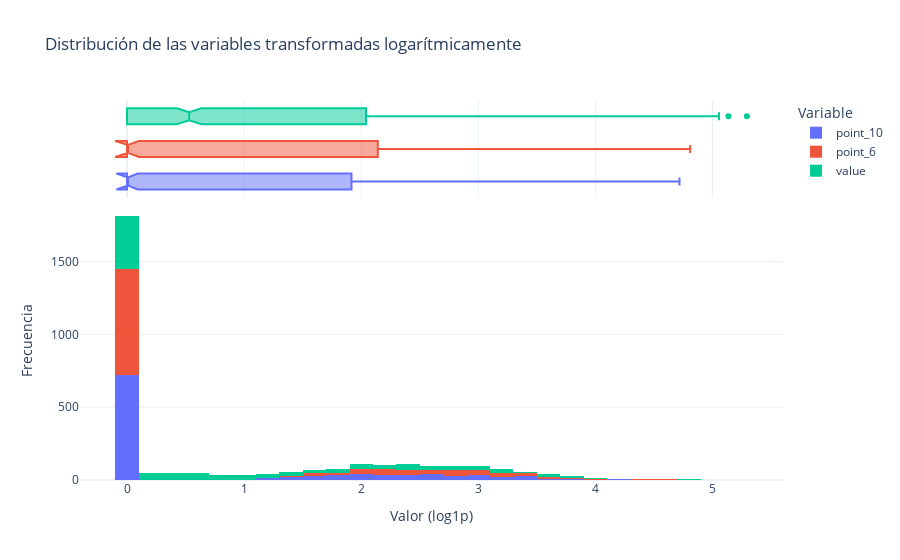

The notebook cell saved with this chart:
### Code cell
import numpy as np
import pandas as pd
import plotly.express as px

# Transformación logarítmica
value_log = np.log1p(dataset_model)  # log(1 + x) para evitar problemas con valores cercanos a 0

# Crear un DataFrame para Plotly
value_log_df = pd.DataFrame(value_log, columns=["point_10", "point_6", "value"])

# Crear histogramas para cada variable
fig = px.histogram(
    value_log_df.melt(var_name="Variable", value_name="Value"),
    x="Value",
    color="Variable",
    marginal="box",  # Añade un diagrama de caja como referencia
    nbins=30,
    title="Distribución de las variables transformadas logarítmicamente"
)

# Mostrar gráfico
fig.update_layout(
    xaxis_title="Valor (log1p)",
    yaxis_title="Frecuencia",
    template="plotly_white"
)
fig.show()

### Figure 1 — Plotly figure (JSON) as saved in the notebook; plotly's stock layout.template omitted (floating-point values rounded to 4 significant figures; data arrays with more than 128 entries replaced by an {"elided": "..."} marker saying what was removed)
{"data": [{"alignmentgroup": "True", "bingroup": "x", "hovertemplate": "Variable=point_10<br>Value=%{x}<br>count=%{y}<extra></extra>", "legendgroup": "point_10", "marker": {"color": "#636efa", "pattern": {"shape": ""}}, "name": "point_10", "nbinsx": 30, "offsetgroup": "point_10", "orientation": "v", "showlegend": true, "type": "histogram", "x": {"elided": "1096 float values"}, "xaxis": "x", "yaxis": "y"}, {"alignmentgroup": "True", "hovertemplate": "Variable=point_10<br>Value=%{x}<extra></extra>", "legendgroup": "point_10", "marker": {"color": "#636efa"}, "name": "point_10", "notched": true, "offsetgroup": "point_10", "showlegend": false, "type": "box", "x": {"elided": "1096 float values"}, "xaxis": "x2", "yaxis": "y2"}, {"alignmentgroup": "True", "bingroup": "x", "hovertemplate": "Variable=point_6<br>Value=%{x}<br>count=%{y}<extra></extra>", "legendgroup": "point_6", "marker": {"color": "#EF553B", "pattern": {"shape": ""}}, "name": "point_6", "nbinsx": 30, "offsetgroup": "point_6", "orientation": "v", "showlegend": true, "type": "histogram", "x": {"elided": "1096 float values"}, "xaxis": "x", "yaxis": "y"}, {"alignmentgroup": "True", "hovertemplate": "Variable=point_6<br>Value=%{x}<extra></extra>", "legendgroup": "point_6", "marker": {"color": "#EF553B"}, "name": "point_6", "notched": true, "offsetgroup": "point_6", "showlegend": false, "type": "box", "x": {"elided": "1096 float values"}, "xaxis": "x2", "yaxis": "y2"}, {"alignmentgroup": "True", "bingroup": "x", "hovertemplate": "Variable=value<br>Value=%{x}<br>count=%{y}<extra></extra>", "legendgroup": "value", "marker": {"color": "#00cc96", "pattern": {"shape": ""}}, "name": "value", "nbinsx": 30, "offsetgroup": "value", "orientation": "v", "showlegend": true, "type": "histogram", "x": {"elided": "1096 float values"}, "xaxis": "x", "yaxis": "y"}, {"alignmentgroup": "True", "hovertemplate": "Variable=value<br>Value=%{x}<extra></extra>", "legendgroup": "value", "marker": {"color": "#00cc96"}, "name": "value", "notched": true, "offsetgroup": "value", "showlegend": false, "type": "box", "x": {"elided": "1096 float values"}, "xaxis": "x2", "yaxis": "y2"}], "layout": {"barmode": "relative", "legend": {"title": {"text": "Variable"}, "tracegroupgap": 0}, "title": {"text": "Distribución de las variables transformadas logarítmicamente"}, "xaxis": {"anchor": "y", "domain": [0, 1], "title": {"text": "Valor (log1p)"}}, "xaxis2": {"anchor": "y2", "domain": [0, 1], "matches": "x", "showgrid": true, "showticklabels": false}, "yaxis": {"anchor": "x", "domain": [0, 0.7326], "title": {"text": "Frecuencia"}}, "yaxis2": {"anchor": "x2", "domain": [0.7426, 1], "matches": "y2", "showgrid": false, "showline": false, "showticklabels": false, "ticks": ""}}}
